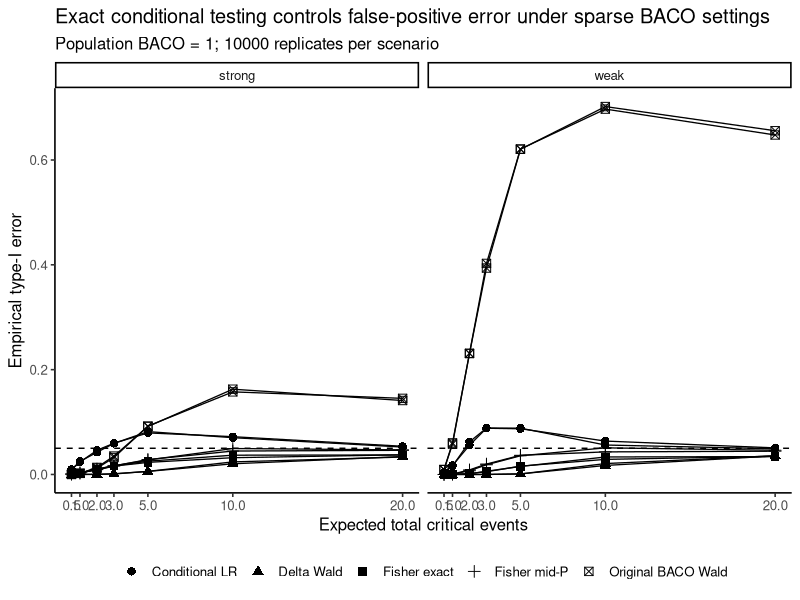
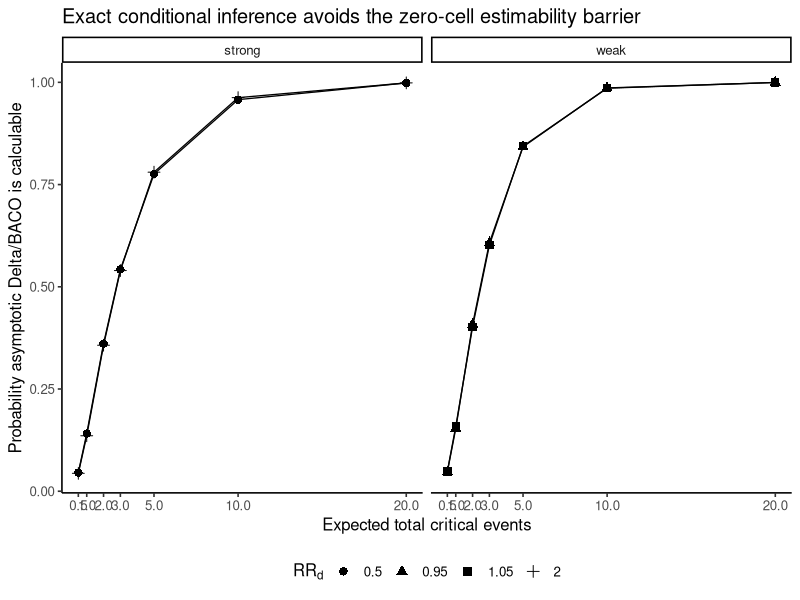
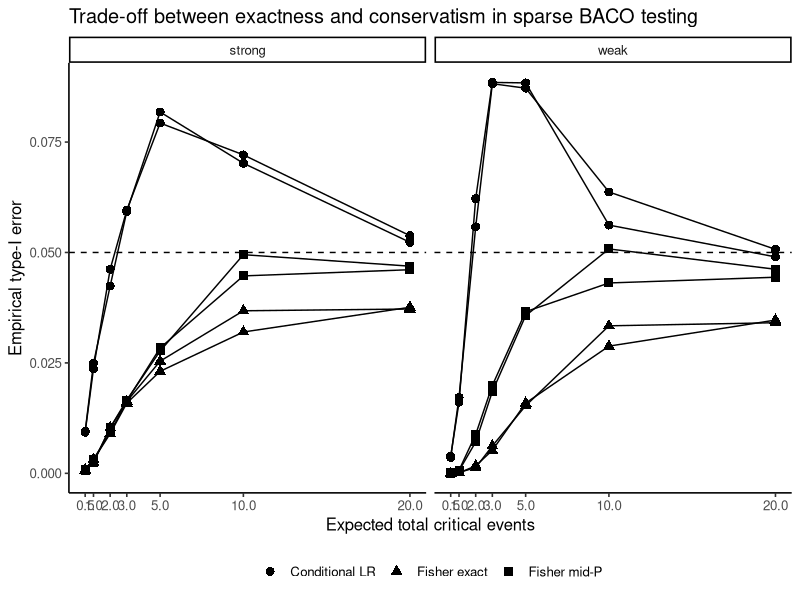

Write the R code that produced these figures, in order.
# ==============================================================================
# BACO reproducibility analysis
# Sparse/zero-event Monte Carlo validation used in the JCE manuscript
#
# This simulation validates the key algebraic reformulation:
#
#   H0: BACO = 1
#   <=> RR_c = RR_d
#   <=> P(critical | composite, treatment)
#       =
#       P(critical | composite, control)
#
# Hence, among participants with the composite endpoint, the null can be tested
# using the 2x2 table:
#
#                         critical     noncritical composite
#   treatment                D_t              C_t - D_t
#   control                  D_c              C_c - D_c
#
# Methods compared
# ----------------
# 1) Fisher exact conditional test (probability-ordered two-sided p-value)
# 2) Two-sided mid-P version of Fisher's test (sensitivity comparator)
# 3) Conditional binomial likelihood-ratio test (chi-square approximation)
#    -- algebraically equivalent to the full joint-multinomial profile LR test
#       of theta = 1, but vastly simpler computationally.
# 4) Direct asymptotic Delta test:
#       Delta = log(RR_c) - log(RR_d)
# 5) Original BACO Wald/delta ratio test
#
# The focus is TYPE-I ERROR and ESTIMABILITY under sparse/zero critical events.
#
# IMPORTANT
# ---------
# - Fisher exact is available with one zero critical cell.
# - If both arms have zero critical events, Fisher p = 1 by construction:
#   the data contain no information about differential critical composition.
# - Mid-P is not exact in the strict coverage sense; it is included because
#   Fisher can be conservative with very sparse data.
# - The LR chi-square approximation is expected to be anti-conservative in
#   some extremely sparse scenarios and is included to quantify that behavior.
#
# Recommended first run:
#       NSIM <- 10000
#
# ==============================================================================


# ------------------------------------------------------------------------------
# 0. Packages
# ------------------------------------------------------------------------------

required_packages <- c(
  "dplyr",
  "purrr",
  "tibble",
  "tidyr",
  "readr",
  "ggplot2"
)

missing_packages <- required_packages[
  !vapply(required_packages, requireNamespace, logical(1), quietly = TRUE)
]

if (length(missing_packages) > 0) {
  stop(
    "Install missing packages first: ",
    paste(missing_packages, collapse = ", ")
  )
}

suppressPackageStartupMessages({
  library(dplyr)
  library(purrr)
  library(tibble)
  library(tidyr)
  library(readr)
  library(ggplot2)
})


# ------------------------------------------------------------------------------
# 1. Settings
# ------------------------------------------------------------------------------

ROOT_DIR <- getwd()
OUTPUT_DIR <- file.path(ROOT_DIR, "results", "simulation_zero_event")
dir.create(OUTPUT_DIR, showWarnings = FALSE, recursive = TRUE)

SEED <- 20260902

NSIM <- 10000

ALPHA <- 0.05
ALPHA_STRICT <- 0.005

N_PER_ARM <- 10000

# Composite risks span uncommon to common composite endpoints.
P_COMPOSITE_CONTROL <- c(
  0.05,
  0.10,
  0.25,
  0.50
)

# Expected total critical events across both arms.
# This deliberately concentrates on the region where zero cells are common.
EXPECTED_TOTAL_DEATHS <- c(
  0.5,
  1,
  2,
  3,
  5,
  10,
  20
)

# Strong and weak reference effects.
# Under H0, RR_c = RR_d = R, so population BACO = 1.
RR_REFERENCE <- c(
  0.50,
  0.95,
  1.05,
  2.00
)

NUMERIC_TOL <- sqrt(.Machine$double.eps)


# ------------------------------------------------------------------------------
# 2. Scenario grid
# ------------------------------------------------------------------------------

scenario_grid <- tidyr::crossing(
  n_per_arm = N_PER_ARM,
  p_composite_control = P_COMPOSITE_CONTROL,
  expected_total_deaths_target = EXPECTED_TOTAL_DEATHS,
  rr_reference = RR_REFERENCE
) %>%
  mutate(
    # E[D_total] = N*p_d0*(1 + RR_d)
    p_death_control =
      expected_total_deaths_target /
      (
        n_per_arm *
        (1 + rr_reference)
      ),

    p_death_treatment =
      rr_reference *
      p_death_control,

    p_composite_treatment =
      rr_reference *
      p_composite_control,

    population_beta_reference =
      log(
        rr_reference
      ),

    population_BACO = 1,

    valid_probability_structure =
      p_death_control >= 0 &
      p_death_control <= p_composite_control &
      p_death_treatment >= 0 &
      p_death_treatment <= p_composite_treatment &
      p_composite_treatment <= 1
  ) %>%
  filter(
    valid_probability_structure
  ) %>%
  mutate(
    scenario_id =
      row_number(),

    denominator_class =
      ifelse(
        rr_reference %in%
          c(
            0.95,
            1.05
          ),
        "weak",
        "strong"
      )
  ) %>%
  select(
    scenario_id,
    everything()
  )

write_csv(
  scenario_grid,
  file.path(
    OUTPUT_DIR,
    "00_zero_event_test_scenario_grid.csv"
  )
)


# ------------------------------------------------------------------------------
# 3. Probability-ordered two-sided Fisher p-value
# ------------------------------------------------------------------------------

# For fixed:
#   C_t = treatment composite events
#   C_c = control composite events
#   D   = total critical events
#
# under H0 q_t = q_c, the treatment critical count has:
#
#   D_t | C_t, C_c, D ~ Hypergeometric(C_t, C_c, D).
#
# The two-sided Fisher p-value used here matches the probability-ordering
# principle used by fisher.test(): sum probabilities no greater than the
# probability of the observed table.

fisher_probability_ordered <- function(
    d_t,
    c_t,
    c_c,
    d_total
) {

  if (
    c_t <= 0 ||
    c_c <= 0
  ) {
    return(
      c(
        exact = NA_real_,
        midp = NA_real_
      )
    )
  }

  # No critical events: there is no information against H0.
  if (
    d_total == 0
  ) {
    return(
      c(
        exact = 1,
        midp = 1
      )
    )
  }

  lo <- max(
    0,
    d_total - c_c
  )

  hi <- min(
    c_t,
    d_total
  )

  support <- lo:hi

  probs <- dhyper(
    support,
    m = c_t,
    n = c_c,
    k = d_total
  )

  p_obs <- dhyper(
    d_t,
    m = c_t,
    n = c_c,
    k = d_total
  )

  # Floating-point tolerance analogous to standard exact-test implementations.
  exact_p <- sum(
    probs[
      probs <=
        p_obs *
        (1 + 1e-12)
    ]
  )

  exact_p <- min(
    1,
    exact_p
  )

  # Probability-ordered two-sided mid-P:
  # exact p minus half the observed-table probability.
  mid_p <- max(
    0,
    exact_p -
      0.5 *
      p_obs
  )

  c(
    exact = exact_p,
    midp = mid_p
  )
}


# ------------------------------------------------------------------------------
# 4. Vectorized exact p-values
# ------------------------------------------------------------------------------

exact_p_vector <- function(
    d_t,
    c_t,
    d_c,
    c_c
) {

  n <- length(
    d_t
  )

  exact <- rep(
    NA_real_,
    n
  )

  midp <- rep(
    NA_real_,
    n
  )

  for (
    i in seq_len(
      n
    )
  ) {

    ans <- fisher_probability_ordered(
      d_t =
        d_t[i],

      c_t =
        c_t[i],

      c_c =
        c_c[i],

      d_total =
        d_t[i] +
        d_c[i]
    )

    exact[i] <-
      ans["exact"]

    midp[i] <-
      ans["midp"]
  }

  tibble(
    p_fisher =
      exact,

    p_midp =
      midp
  )
}


# ------------------------------------------------------------------------------
# 5. Conditional binomial LR test
# ------------------------------------------------------------------------------

binom_loglik <- function(
    d,
    c,
    q
) {

  if (
    c == 0
  ) {
    return(0)
  }

  if (
    q <= 0
  ) {
    return(
      ifelse(
        d == 0,
        0,
        -Inf
      )
    )
  }

  if (
    q >= 1
  ) {
    return(
      ifelse(
        d == c,
        0,
        -Inf
      )
    )
  }

  d *
    log(
      q
    ) +
    (c - d) *
    log1p(
      -q
    )
}


conditional_lr_vector <- function(
    d_t,
    c_t,
    d_c,
    c_c
) {

  n <- length(
    d_t
  )

  LR <- rep(
    NA_real_,
    n
  )

  p <- rep(
    NA_real_,
    n
  )

  for (
    i in seq_len(
      n
    )
  ) {

    if (
      c_t[i] <= 0 ||
      c_c[i] <= 0
    ) {
      next
    }

    d_total <-
      d_t[i] +
      d_c[i]

    c_total <-
      c_t[i] +
      c_c[i]

    # If no critical events occur, unrestricted and null models coincide.
    if (
      d_total == 0
    ) {
      LR[i] <- 0
      p[i] <- 1
      next
    }

    q_t <-
      d_t[i] /
      c_t[i]

    q_c <-
      d_c[i] /
      c_c[i]

    q_0 <-
      d_total /
      c_total

    ll_u <-
      binom_loglik(
        d_t[i],
        c_t[i],
        q_t
      ) +
      binom_loglik(
        d_c[i],
        c_c[i],
        q_c
      )

    ll_0 <-
      binom_loglik(
        d_t[i],
        c_t[i],
        q_0
      ) +
      binom_loglik(
        d_c[i],
        c_c[i],
        q_0
      )

    LR[i] <-
      max(
        0,
        2 *
          (
            ll_u -
            ll_0
          )
      )

    p[i] <-
      pchisq(
        LR[i],
        df = 1,
        lower.tail = FALSE
      )
  }

  tibble(
    LR_conditional =
      LR,

    p_LR_conditional =
      p
  )
}


# ------------------------------------------------------------------------------
# 6. Delta and original BACO Wald tests
# ------------------------------------------------------------------------------

asymptotic_tests_vector <- function(
    n_t,
    n_c,
    comp_t,
    comp_c,
    death_t,
    death_c
) {

  nsim <- length(
    comp_t
  )

  p_delta <- rep(
    NA_real_,
    nsim
  )

  p_wald <- rep(
    NA_real_,
    nsim
  )

  baco <- rep(
    NA_real_,
    nsim
  )

  valid <-
    comp_t > 0 &
    comp_c > 0 &
    death_t > 0 &
    death_c > 0

  idx <- which(
    valid
  )

  if (
    length(
      idx
    ) == 0
  ) {
    return(
      tibble(
        BACO =
          baco,

        p_Delta =
          p_delta,

        p_BACO_Wald =
          p_wald
      )
    )
  }

  rr_c <-
    (comp_t[idx] / n_t) /
    (comp_c[idx] / n_c)

  rr_d <-
    (death_t[idx] / n_t) /
    (death_c[idx] / n_c)

  beta_c <-
    log(
      rr_c
    )

  beta_d <-
    log(
      rr_d
    )

  var_c <-
    1 /
    comp_t[idx] +
    1 /
    comp_c[idx] -
    1 /
    n_t -
    1 /
    n_c

  var_d <-
    1 /
    death_t[idx] +
    1 /
    death_c[idx] -
    1 /
    n_t -
    1 /
    n_c

  cov_cd <-
    var_c

  # Delta.
  delta <-
    beta_c -
    beta_d

  var_delta <-
    var_c +
    var_d -
    2 *
    cov_cd

  good_delta <-
    is.finite(
      var_delta
    ) &
    var_delta > 0

  if (
    any(
      good_delta
    )
  ) {

    z_delta <-
      delta[good_delta] /
      sqrt(
        var_delta[
          good_delta
        ]
      )

    p_delta[
      idx[
        good_delta
      ]
    ] <-
      2 *
      pnorm(
        -abs(
          z_delta
        )
      )
  }

  # Original BACO ratio Wald.
  good_ratio <-
    is.finite(
      beta_d
    ) &
    abs(
      beta_d
    ) >
    NUMERIC_TOL

  if (
    any(
      good_ratio
    )
  ) {

    ridx <-
      idx[
        good_ratio
      ]

    bc <-
      beta_c[
        good_ratio
      ]

    bd <-
      beta_d[
        good_ratio
      ]

    vc <-
      var_c[
        good_ratio
      ]

    vd <-
      var_d[
        good_ratio
      ]

    covv <-
      cov_cd[
        good_ratio
      ]

    theta <-
      bc /
      bd

    g1 <-
      1 /
      bd

    g2 <-
      -bc /
      bd^2

    var_theta <-
      g1^2 *
      vc +
      g2^2 *
      vd +
      2 *
      g1 *
      g2 *
      covv

    good_var <-
      is.finite(
        var_theta
      ) &
      var_theta > 0

    if (
      any(
        good_var
      )
    ) {

      final_idx <-
        ridx[
          good_var
        ]

      theta_good <-
        theta[
          good_var
        ]

      se_good <-
        sqrt(
          var_theta[
            good_var
          ]
        )

      baco[
        final_idx
      ] <-
        theta_good

      p_wald[
        final_idx
      ] <-
        2 *
        pnorm(
          -abs(
            (
              theta_good -
              1
            ) /
            se_good
          )
        )
    }
  }

  tibble(
    BACO =
      baco,

    p_Delta =
      p_delta,

    p_BACO_Wald =
      p_wald
  )
}


# ------------------------------------------------------------------------------
# 7. Monte Carlo summary helper
# ------------------------------------------------------------------------------

rate_summary <- function(
    p_values,
    alpha = ALPHA,
    total_n
) {

  valid <-
    !is.na(
      p_values
    )

  n_valid <-
    sum(
      valid
    )

  n_reject <-
    sum(
      p_values[
        valid
      ] <
        alpha
    )

  conditional <-
    if (
      n_valid > 0
    ) {
      n_reject /
        n_valid
    } else {
      NA_real_
    }

  unconditional <-
    n_reject /
    total_n

  mcse_unconditional <-
    sqrt(
      unconditional *
      (
        1 -
        unconditional
      ) /
      total_n
    )

  c(
    n_valid =
      n_valid,

    estimable_fraction =
      n_valid /
      total_n,

    rejection_conditional =
      conditional,

    rejection_unconditional =
      unconditional,

    mcse_unconditional =
      mcse_unconditional
  )
}


# ------------------------------------------------------------------------------
# 8. Simulate one scenario
# ------------------------------------------------------------------------------

simulate_one_scenario <- function(
    s,
    nsim = NSIM,
    seed = SEED
) {

  n_t <-
    s$n_per_arm

  n_c <-
    s$n_per_arm

  probs_c <- c(
    none =
      1 -
      s$p_composite_control,

    nonfatal =
      s$p_composite_control -
      s$p_death_control,

    critical =
      s$p_death_control
  )

  probs_t <- c(
    none =
      1 -
      s$p_composite_treatment,

    nonfatal =
      s$p_composite_treatment -
      s$p_death_treatment,

    critical =
      s$p_death_treatment
  )

  set.seed(
    seed +
    1009L *
    s$scenario_id
  )

  draw_c <- rmultinom(
    n = nsim,
    size = n_c,
    prob = probs_c
  )

  draw_t <- rmultinom(
    n = nsim,
    size = n_t,
    prob = probs_t
  )

  comp_c <-
    draw_c[
      "nonfatal",
    ] +
    draw_c[
      "critical",
    ]

  comp_t <-
    draw_t[
      "nonfatal",
    ] +
    draw_t[
      "critical",
    ]

  death_c <-
    draw_c[
      "critical",
    ]

  death_t <-
    draw_t[
      "critical",
    ]

  total_deaths <-
    death_t +
    death_c

  zero_any <-
    death_t == 0 |
    death_c == 0

  zero_both <-
    death_t == 0 &
    death_c == 0

  exact <- exact_p_vector(
    d_t = death_t,
    c_t = comp_t,
    d_c = death_c,
    c_c = comp_c
  )

  lr <- conditional_lr_vector(
    d_t = death_t,
    c_t = comp_t,
    d_c = death_c,
    c_c = comp_c
  )

  asym <- asymptotic_tests_vector(
    n_t = n_t,
    n_c = n_c,
    comp_t = comp_t,
    comp_c = comp_c,
    death_t = death_t,
    death_c = death_c
  )

  r_fisher_05 <-
    rate_summary(
      exact$p_fisher,
      alpha =
        ALPHA,
      total_n =
        nsim
    )

  r_midp_05 <-
    rate_summary(
      exact$p_midp,
      alpha =
        ALPHA,
      total_n =
        nsim
    )

  r_lr_05 <-
    rate_summary(
      lr$p_LR_conditional,
      alpha =
        ALPHA,
      total_n =
        nsim
    )

  r_delta_05 <-
    rate_summary(
      asym$p_Delta,
      alpha =
        ALPHA,
      total_n =
        nsim
    )

  r_wald_05 <-
    rate_summary(
      asym$p_BACO_Wald,
      alpha =
        ALPHA,
      total_n =
        nsim
    )

  r_fisher_005 <-
    rate_summary(
      exact$p_fisher,
      alpha =
        ALPHA_STRICT,
      total_n =
        nsim
    )

  r_midp_005 <-
    rate_summary(
      exact$p_midp,
      alpha =
        ALPHA_STRICT,
      total_n =
        nsim
    )

  r_lr_005 <-
    rate_summary(
      lr$p_LR_conditional,
      alpha =
        ALPHA_STRICT,
      total_n =
        nsim
    )

  r_delta_005 <-
    rate_summary(
      asym$p_Delta,
      alpha =
        ALPHA_STRICT,
      total_n =
        nsim
    )

  r_wald_005 <-
    rate_summary(
      asym$p_BACO_Wald,
      alpha =
        ALPHA_STRICT,
      total_n =
        nsim
    )

  tibble(
    scenario_id =
      s$scenario_id,

    denominator_class =
      s$denominator_class,

    rr_reference =
      s$rr_reference,

    p_composite_control =
      s$p_composite_control,

    expected_total_deaths_target =
      s$expected_total_deaths_target,

    nsim =
      nsim,

    observed_mean_total_deaths =
      mean(
        total_deaths
      ),

    zero_death_any_arm_fraction =
      mean(
        zero_any
      ),

    zero_death_both_arms_fraction =
      mean(
        zero_both
      ),

    # alpha = .05
    fisher_type1_05 =
      r_fisher_05[
        "rejection_unconditional"
      ],

    fisher_mcse_05 =
      r_fisher_05[
        "mcse_unconditional"
      ],

    midp_type1_05 =
      r_midp_05[
        "rejection_unconditional"
      ],

    lr_type1_05 =
      r_lr_05[
        "rejection_unconditional"
      ],

    Delta_estimable_fraction =
      r_delta_05[
        "estimable_fraction"
      ],

    Delta_type1_05_conditional =
      r_delta_05[
        "rejection_conditional"
      ],

    Delta_type1_05_unconditional =
      r_delta_05[
        "rejection_unconditional"
      ],

    Wald_estimable_fraction =
      r_wald_05[
        "estimable_fraction"
      ],

    Wald_type1_05_conditional =
      r_wald_05[
        "rejection_conditional"
      ],

    Wald_type1_05_unconditional =
      r_wald_05[
        "rejection_unconditional"
      ],

    # alpha = .005
    fisher_type1_005 =
      r_fisher_005[
        "rejection_unconditional"
      ],

    midp_type1_005 =
      r_midp_005[
        "rejection_unconditional"
      ],

    lr_type1_005 =
      r_lr_005[
        "rejection_unconditional"
      ],

    Delta_type1_005_unconditional =
      r_delta_005[
        "rejection_unconditional"
      ],

    Wald_type1_005_unconditional =
      r_wald_005[
        "rejection_unconditional"
      ]
  )
}


# ------------------------------------------------------------------------------
# 9. Run all scenarios
# ------------------------------------------------------------------------------

cat(
  "\nRunning zero-event exact-test simulation...\n"
)

cat(
  "Scenarios: ",
  nrow(
    scenario_grid
  ),
  "\n",
  sep = ""
)

cat(
  "Replicates/scenario: ",
  NSIM,
  "\n\n",
  sep = ""
)

results <- map_dfr(
  seq_len(
    nrow(
      scenario_grid
    )
  ),
  function(i) {

    if (
      i == 1 ||
      i %% 10 == 0 ||
      i ==
        nrow(
          scenario_grid
        )
    ) {
      cat(
        "Scenario ",
        i,
        " / ",
        nrow(
          scenario_grid
        ),
        "\n",
        sep = ""
      )
    }

    simulate_one_scenario(
      scenario_grid[
        i,
      ],
      nsim =
        NSIM,
      seed =
        SEED
    )
  }
)

write_csv(
  results,
  file.path(
    OUTPUT_DIR,
    "01_zero_event_test_simulation_results.csv"
  )
)


# ------------------------------------------------------------------------------
# 10. Summary by expected critical-event count
# ------------------------------------------------------------------------------

summary_by_deaths <- results %>%
  group_by(
    expected_total_deaths_target,
    denominator_class
  ) %>%
  summarise(
    n_scenarios =
      n(),

    mean_zero_any =
      mean(
        zero_death_any_arm_fraction
      ),

    mean_zero_both =
      mean(
        zero_death_both_arms_fraction
      ),

    mean_Fisher_type1_05 =
      mean(
        fisher_type1_05
      ),

    max_Fisher_type1_05 =
      max(
        fisher_type1_05
      ),

    mean_midP_type1_05 =
      mean(
        midp_type1_05
      ),

    max_midP_type1_05 =
      max(
        midp_type1_05
      ),

    mean_LR_type1_05 =
      mean(
        lr_type1_05
      ),

    max_LR_type1_05 =
      max(
        lr_type1_05
      ),

    mean_Delta_estimable =
      mean(
        Delta_estimable_fraction
      ),

    mean_Delta_type1_cond =
      mean(
        Delta_type1_05_conditional,
        na.rm = TRUE
      ),

    mean_Wald_estimable =
      mean(
        Wald_estimable_fraction
      ),

    mean_Wald_type1_cond =
      mean(
        Wald_type1_05_conditional,
        na.rm = TRUE
      ),

    .groups =
      "drop"
  )

write_csv(
  summary_by_deaths,
  file.path(
    OUTPUT_DIR,
    "02_summary_by_expected_deaths.csv"
  )
)


# ------------------------------------------------------------------------------
# 11. Summary by method
# ------------------------------------------------------------------------------

long_results <- results %>%
  select(
    scenario_id,
    denominator_class,
    rr_reference,
    p_composite_control,
    expected_total_deaths_target,

    fisher_type1_05,
    midp_type1_05,
    lr_type1_05,
    Delta_type1_05_unconditional,
    Wald_type1_05_unconditional
  ) %>%
  pivot_longer(
    cols = c(
      fisher_type1_05,
      midp_type1_05,
      lr_type1_05,
      Delta_type1_05_unconditional,
      Wald_type1_05_unconditional
    ),
    names_to =
      "method",
    values_to =
      "type1"
  ) %>%
  mutate(
    method = recode(
      method,

      fisher_type1_05 =
        "Fisher exact",

      midp_type1_05 =
        "Fisher mid-P",

      lr_type1_05 =
        "Conditional LR",

      Delta_type1_05_unconditional =
        "Delta Wald",

      Wald_type1_05_unconditional =
        "Original BACO Wald"
    )
  )

write_csv(
  long_results,
  file.path(
    OUTPUT_DIR,
    "03_plot_ready_type1_long.csv"
  )
)


# ------------------------------------------------------------------------------
# 12. Figure 1: Type-I error across sparse event information
# ------------------------------------------------------------------------------

fig1_data <- long_results %>%
  filter(
    p_composite_control ==
      0.25
  )

p1 <- ggplot(
  fig1_data,
  aes(
    x =
      expected_total_deaths_target,

    y =
      type1,

    shape =
      method
  )
) +
  geom_hline(
    yintercept =
      ALPHA,
    linetype = 2
  ) +
  geom_point(
    size = 2.5
  ) +
  geom_line(
    aes(
      group =
        interaction(
          method,
          rr_reference
        )
    ),
    linewidth = 0.45
  ) +
  facet_wrap(
    ~ denominator_class
  ) +
  scale_x_continuous(
    breaks =
      EXPECTED_TOTAL_DEATHS
  ) +
  labs(
    x =
      "Expected total critical events",

    y =
      "Empirical type-I error",

    shape =
      NULL,

    title =
      "Exact conditional testing controls false-positive error under sparse BACO settings",

    subtitle =
      paste0(
        "Population BACO = 1; ",
        NSIM,
        " replicates per scenario"
      )
  ) +
  theme_classic(
    base_size = 12
  ) +
  theme(
    legend.position =
      "bottom"
  )

ggsave(
  filename =
    file.path(
      OUTPUT_DIR,
      "Figure_1_type1_sparse_exact_methods.png"
    ),

  plot =
    p1,

  width = 11,
  height = 7,
  dpi = 300
)


# ------------------------------------------------------------------------------
# 13. Figure 2: Estimability of asymptotic methods
# ------------------------------------------------------------------------------

fig2_data <- results %>%
  filter(
    p_composite_control ==
      0.25
  )

p2 <- ggplot(
  fig2_data,
  aes(
    x =
      expected_total_deaths_target,

    y =
      Delta_estimable_fraction,

    shape =
      factor(
        rr_reference
      )
  )
) +
  geom_point(
    size = 2.5
  ) +
  geom_line(
    aes(
      group =
        rr_reference
    ),
    linewidth = 0.45
  ) +
  facet_wrap(
    ~ denominator_class
  ) +
  scale_x_continuous(
    breaks =
      EXPECTED_TOTAL_DEATHS
  ) +
  labs(
    x =
      "Expected total critical events",

    y =
      "Probability asymptotic Delta/BACO is calculable",

    shape =
      expression(
        RR[d]
      ),

    title =
      "Exact conditional inference avoids the zero-cell estimability barrier"
  ) +
  theme_classic(
    base_size = 12
  ) +
  theme(
    legend.position =
      "bottom"
  )

ggsave(
  filename =
    file.path(
      OUTPUT_DIR,
      "Figure_2_estimability_vs_exact.png"
    ),

  plot =
    p2,

  width = 10,
  height = 6,
  dpi = 300
)


# ------------------------------------------------------------------------------
# 14. Figure 3: Fisher exact vs mid-P vs LR only
# ------------------------------------------------------------------------------

fig3_data <- long_results %>%
  filter(
    method %in%
      c(
        "Fisher exact",
        "Fisher mid-P",
        "Conditional LR"
      ),
    p_composite_control ==
      0.25
  )

p3 <- ggplot(
  fig3_data,
  aes(
    x =
      expected_total_deaths_target,

    y =
      type1,

    shape =
      method
  )
) +
  geom_hline(
    yintercept =
      ALPHA,
    linetype = 2
  ) +
  geom_point(
    size = 2.7
  ) +
  geom_line(
    aes(
      group =
        interaction(
          method,
          rr_reference
        )
    ),
    linewidth = 0.5
  ) +
  facet_wrap(
    ~ denominator_class
  ) +
  scale_x_continuous(
    breaks =
      EXPECTED_TOTAL_DEATHS
  ) +
  labs(
    x =
      "Expected total critical events",

    y =
      "Empirical type-I error",

    shape =
      NULL,

    title =
      "Trade-off between exactness and conservatism in sparse BACO testing"
  ) +
  theme_classic(
    base_size = 12
  ) +
  theme(
    legend.position =
      "bottom"
  )

ggsave(
  filename =
    file.path(
      OUTPUT_DIR,
      "Figure_3_exact_midP_LR_comparison.png"
    ),

  plot =
    p3,

  width = 10,
  height = 6,
  dpi = 300
)


# ------------------------------------------------------------------------------
# 15. Worst-case calibration table
# ------------------------------------------------------------------------------

worst_cases <- results %>%
  arrange(
    desc(
      lr_type1_05
    )
  ) %>%
  select(
    scenario_id,
    denominator_class,
    rr_reference,
    p_composite_control,
    expected_total_deaths_target,

    zero_death_any_arm_fraction,

    fisher_type1_05,
    midp_type1_05,
    lr_type1_05,

    Delta_estimable_fraction,
    Delta_type1_05_conditional,

    Wald_estimable_fraction,
    Wald_type1_05_conditional
  ) %>%
  slice_head(
    n = 40
  )

write_csv(
  worst_cases,
  file.path(
    OUTPUT_DIR,
    "04_worst_sparse_calibration_cases.csv"
  )
)


# ------------------------------------------------------------------------------
# 16. Monte Carlo precision
# ------------------------------------------------------------------------------

mc_precision <- tibble(
  nsim =
    NSIM,

  nominal_probability =
    c(
      0.05,
      0.005
    ),

  MCSE =
    sqrt(
      nominal_probability *
      (
        1 -
        nominal_probability
      ) /
      NSIM
    )
)

write_csv(
  mc_precision,
  file.path(
    OUTPUT_DIR,
    "05_Monte_Carlo_precision.csv"
  )
)


# ------------------------------------------------------------------------------
# 17. Console
# ------------------------------------------------------------------------------

cat(
  "\n============================================================\n"
)

cat(
  "Sparse/zero-event BACO test simulation complete\n"
)

cat(
  "============================================================\n\n"
)

cat(
  "Summary by expected critical events:\n"
)

print(
  summary_by_deaths
)

cat(
  "\nWorst conditional-LR calibration scenarios:\n"
)

print(
  worst_cases %>%
    slice_head(
      n = 10
    )
)

cat(
  "\nMonte Carlo precision:\n"
)

print(
  mc_precision
)

cat(
  "\nOutputs saved in:\n",
  normalizePath(
    OUTPUT_DIR,
    winslash = "/",
    mustWork = FALSE
  ),
  "\n",
  sep = ""
)


# ==============================================================================
# EXPECTED INTERPRETATION
# ==============================================================================
#
# If the empirical findings generalize:
#
# 1) Fisher exact:
#       - unconditional type-I error <= nominal level;
#       - conservative with very small critical-event counts;
#       - available even when one death cell is zero.
#
# 2) Fisher mid-P:
#       - closer to nominal 5%;
#       - improved power/calibration trade-off;
#       - may be mildly anti-conservative in selected scenarios and therefore
#         should remain a sensitivity method unless simulation strongly supports it.
#
# 3) Conditional LR:
#       - same null hypothesis as the full profile-LR test at theta = 1;
#       - likely anti-conservative when event counts are extremely low;
#       - should become well calibrated as information increases.
#
# 4) Delta:
#       - asymptotically well calibrated;
#       - unavailable with a zero death cell;
#       - conditional calibration alone is insufficient because estimability
#         can be very low.
#
# 5) Original BACO Wald:
#       - inherits both the zero-cell estimability problem and the previously
#         demonstrated weak-denominator anti-conservatism.
#
# Potential publication recommendation after validation:
#
#   Test H0: BACO = 1
#       sparse/zero critical events -> Fisher exact
#       adequate event information -> Delta/Fieller
#
#   Estimate BACO ratio / CI
#       use BACO point estimate when defined;
#       use Fieller confidence sets;
#       report weak-denominator/unbounded-set diagnostics;
#       do NOT use continuity correction as a default solution.
#
# ==============================================================================
